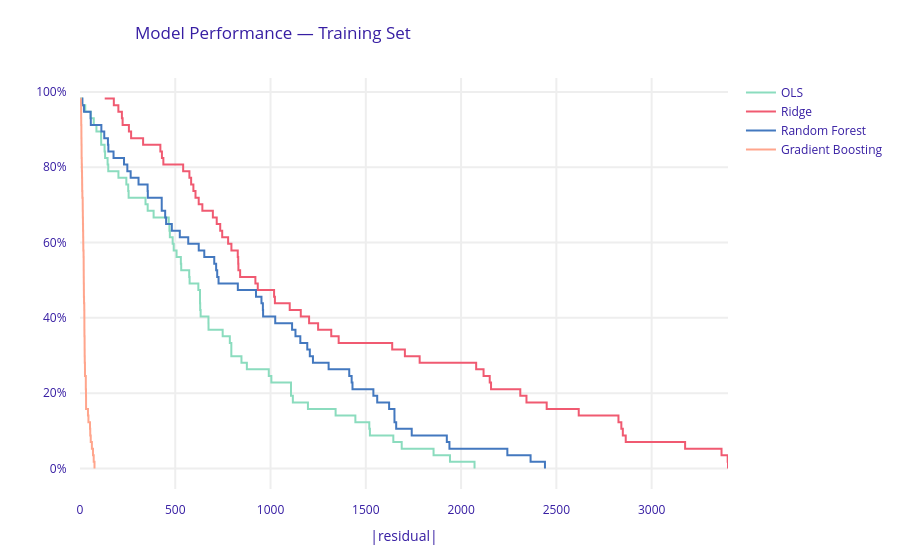

Write notebook code for a chart like this one.
### Markdown cell above
## 4. Model Performance

Comparing RMSE, MAE, and R² on training and test sets.

### Code cell
# Training performance
mp_ols   = exp_ols.model_performance()
mp_ridge = exp_ridge.model_performance()
mp_rf    = exp_rf.model_performance()
mp_gb    = exp_gb.model_performance()

# Tabular summary
perf_train = pd.concat([mp_ols.result, mp_ridge.result, mp_rf.result, mp_gb.result])
print('=== Training Performance ===')
display(perf_train)

mp_ols.plot(
    objects=[mp_ridge, mp_rf, mp_gb],
    title='Model Performance — Training Set'
)
